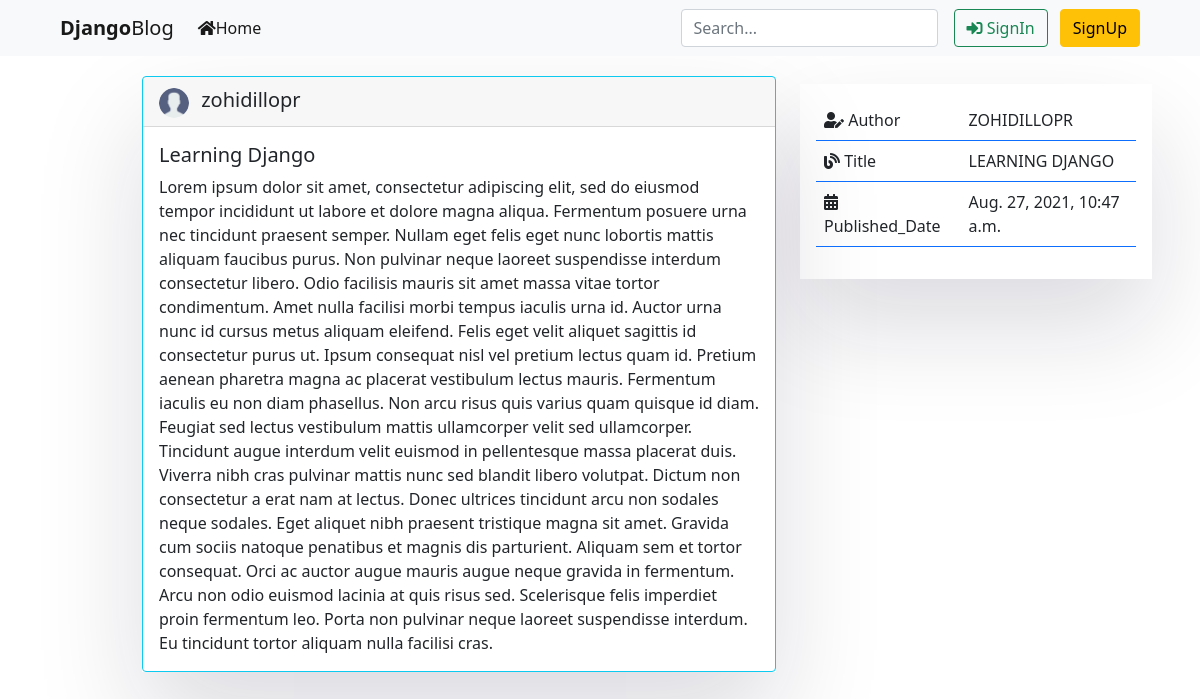
The page /post/8/ on the database as committed earlier.
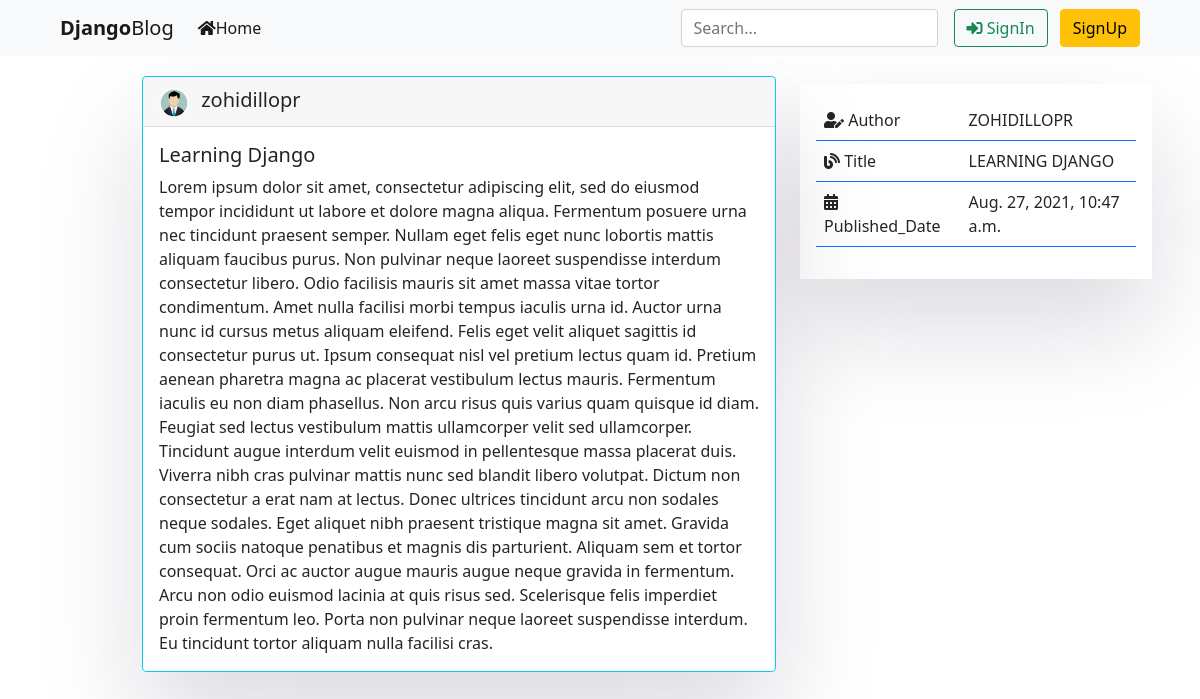
The same page on the database as committed later.
### Blog/models.py (models this page shows, shortened)
class PostsModel(models.Model):
    author = models.ForeignKey(User, on_delete=models.CASCADE)
    title = models.CharField(max_length=200)
    body = models.TextField()
    pub_date = models.DateTimeField(auto_now_add=True)

### Users/models.py (models this page shows, shortened)
class UserProfile(models.Model):
    user = models.OneToOneField(User, on_delete=models.CASCADE)
    image = models.ImageField(upload_to='profile_pic', default='user.png')

### Blog/views.py (the view)
# urls.py: path('post/<id>/', Article_function, name='Article'),
def Article_function(request, id):
    posts = PostsModel.objects.get(id=id)
    context = {
        'posts': posts,
        'id': id,
    }
    return render(request, 'main/Article.html', context)

### Blog/templates/main/Article.html (shortened to what this page needs)
{% extends 'main/Index.html' %}
{% load static %}
{% load bootstrap5 %}
{% block content %}
  <div class="row">
    <div class="col-md-1"></div>
    <div class="col-md-7">
      <div class="box-element my-3">
        <div class="card border-info">
          <div class="card-header ">
            <img src="{{ posts.author.userprofile.image.url }}" width="30" height="30" class="rounded-circle me-2" alt="Img">
            <span class="fs-5 me-5"><a href="{% url 'Blog:Posts' posts.author.username %}" class="text-dark">{{ posts.author }}</a></span>
          </div>
          <div class="card-body">
            <h5 class="card-title">{{ posts.title }}</h5>
            <p class="card-text">{{ posts.body }}</p>
          </div>
        </div>
      </div>
    </div>
    <div class="col-md-4">
      <div class="box-element p-3 mt-4">
        <table class="table border-primary">
          <tr>
            <td><i class="fas fa-user-edit"></i> Author</td>
            <td><a href="{% url 'Blog:Posts' posts.author.username %}" class="text-dark">{{ posts.author | upper }}</a></td>
          </tr>
          <tr>
            <td><i class="fas fa-blog"></i> Title</td>
            <td>{{ posts.title | upper }}</td>
          </tr>
          <tr>
            <td><i class="fas fa-calendar-alt"></i> Published_Date</td>
            <td>{{ posts.pub_date }}</td>
          </tr>
        </table>
      </div>
    </div>
  </div>
{% endblock content %}

Rows that differ between the two databases and show on the page:
changed through a linked row, PostsModel "Learning Django": author.userprofile.image: a different picture
